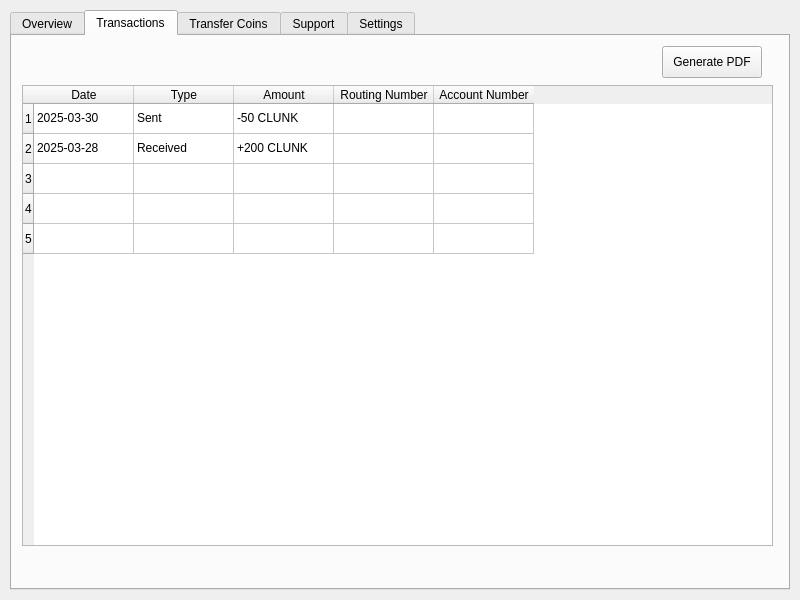
<?xml version="1.0" encoding="UTF-8"?>
<ui version="4.0">
 <class>WalletWindow</class>
 <widget class="QMainWindow" name="WalletWindow">
  <property name="geometry">
   <rect>
    <x>0</x>
    <y>0</y>
    <width>800</width>
    <height>600</height>
   </rect>
  </property>
  <property name="windowTitle">
   <string>ClunkCoin Wallet</string>
  </property>
  <widget class="QWidget" name="centralwidget">
   <widget class="QTabWidget" name="tabWidget">
    <property name="geometry">
     <rect>
      <x>10</x>
      <y>10</y>
      <width>780</width>
      <height>580</height>
     </rect>
    </property>
    <property name="currentIndex">
     <number>1</number>
    </property>
    <widget class="QWidget" name="tabOverview">
     <attribute name="title">
      <string>Overview</string>
     </attribute>
     <widget class="QLabel" name="labelBalance">
      <property name="geometry">
       <rect>
        <x>20</x>
        <y>20</y>
        <width>200</width>
        <height>30</height>
       </rect>
      </property>
      <property name="text">
       <string>Balance: 1250 CLUNK</string>
      </property>
     </widget>
     <widget class="QTableWidget" name="tableRecentTransactions">
      <property name="geometry">
       <rect>
        <x>20</x>
        <y>70</y>
        <width>740</width>
        <height>400</height>
       </rect>
      </property>
     </widget>
    </widget>
    <widget class="QWidget" name="tabTransactions">
     <attribute name="title">
      <string>Transactions</string>
     </attribute>
     <widget class="QTableWidget" name="tableTransactions">
      <property name="geometry">
       <rect>
        <x>10</x>
        <y>49</y>
        <width>751</width>
        <height>461</height>
       </rect>
      </property>
      <property name="rowCount">
       <number>5</number>
      </property>
      <property name="columnCount">
       <number>5</number>
      </property>
      <row/>
      <row/>
      <row/>
      <row/>
      <row/>
      <column>
       <property name="text">
        <string>Date</string>
       </property>
      </column>
      <column>
       <property name="text">
        <string>Type</string>
       </property>
      </column>
      <column>
       <property name="text">
        <string>Amount</string>
       </property>
      </column>
      <column>
       <property name="text">
        <string>Routing Number</string>
       </property>
      </column>
      <column>
       <property name="text">
        <string>Account Number</string>
       </property>
      </column>
      <item row="0" column="0">
       <property name="text">
        <string>2025-03-30</string>
       </property>
      </item>
      <item row="0" column="1">
       <property name="text">
        <string>Sent</string>
       </property>
      </item>
      <item row="0" column="2">
       <property name="text">
        <string>-50 CLUNK</string>
       </property>
      </item>
      <item row="1" column="0">
       <property name="text">
        <string>2025-03-28</string>
       </property>
      </item>
      <item row="1" column="1">
       <property name="text">
        <string>Received</string>
       </property>
      </item>
      <item row="1" column="2">
       <property name="text">
        <string>+200 CLUNK</string>
       </property>
      </item>
     </widget>
     <widget class="QPushButton" name="generatePdfButton">
      <property name="geometry">
       <rect>
        <x>650</x>
        <y>10</y>
        <width>100</width>
        <height>32</height>
       </rect>
      </property>
      <property name="text">
       <string>Generate PDF</string>
      </property>
     </widget>
    </widget>
    <widget class="QWidget" name="tabTransfer">
     <attribute name="title">
      <string>Transfer Coins</string>
     </attribute>
     <widget class="QLabel" name="labelAccount">
      <property name="geometry">
       <rect>
        <x>0</x>
        <y>0</y>
        <width>105</width>
        <height>16</height>
       </rect>
      </property>
      <property name="text">
       <string>Account Number:</string>
      </property>
     </widget>
     <widget class="QLineEdit" name="inputAccount">
      <property name="geometry">
       <rect>
        <x>0</x>
        <y>20</y>
        <width>125</width>
        <height>21</height>
       </rect>
      </property>
     </widget>
     <widget class="QLabel" name="labelRouting">
      <property name="geometry">
       <rect>
        <x>0</x>
        <y>40</y>
        <width>102</width>
        <height>16</height>
       </rect>
      </property>
      <property name="text">
       <string>Routing Number:</string>
      </property>
     </widget>
     <widget class="QLineEdit" name="inputRouting">
      <property name="geometry">
       <rect>
        <x>0</x>
        <y>60</y>
        <width>125</width>
        <height>21</height>
       </rect>
      </property>
     </widget>
     <widget class="QLabel" name="labelAmount">
      <property name="geometry">
       <rect>
        <x>0</x>
        <y>80</y>
        <width>51</width>
        <height>16</height>
       </rect>
      </property>
      <property name="text">
       <string>Amount:</string>
      </property>
     </widget>
     <widget class="QLineEdit" name="inputAmount">
      <property name="geometry">
       <rect>
        <x>0</x>
        <y>100</y>
        <width>125</width>
        <height>21</height>
       </rect>
      </property>
     </widget>
     <widget class="QPushButton" name="buttonSend">
      <property name="geometry">
       <rect>
        <x>0</x>
        <y>120</y>
        <width>61</width>
        <height>32</height>
       </rect>
      </property>
      <property name="text">
       <string>Send</string>
      </property>
     </widget>
     <widget class="QLabel" name="labelYourAccount">
      <property name="geometry">
       <rect>
        <x>0</x>
        <y>160</y>
        <width>136</width>
        <height>16</height>
       </rect>
      </property>
      <property name="text">
       <string>Your Account Number:</string>
      </property>
     </widget>
     <widget class="QLineEdit" name="inputYourAccount">
      <property name="geometry">
       <rect>
        <x>0</x>
        <y>190</y>
        <width>125</width>
        <height>21</height>
       </rect>
      </property>
      <property name="readOnly">
       <bool>true</bool>
      </property>
     </widget>
     <widget class="QPushButton" name="buttonCopyDetails">
      <property name="geometry">
       <rect>
        <x>0</x>
        <y>210</y>
        <width>106</width>
        <height>32</height>
       </rect>
      </property>
      <property name="text">
       <string>Copy Details</string>
      </property>
     </widget>
    </widget>
    <widget class="QWidget" name="tabSupport">
     <attribute name="title">
      <string>Support</string>
     </attribute>
     <widget class="QLabel" name="labelHelp">
      <property name="geometry">
       <rect>
        <x>0</x>
        <y>0</y>
        <width>295</width>
        <height>16</height>
       </rect>
      </property>
      <property name="text">
       <string>If you need help, contact support@clunkcoin.com</string>
      </property>
     </widget>
    </widget>
    <widget class="QWidget" name="tabSettings">
     <attribute name="title">
      <string>Settings</string>
     </attribute>
     <widget class="QPushButton" name="buttonChangePassword">
      <property name="geometry">
       <rect>
        <x>0</x>
        <y>0</y>
        <width>138</width>
        <height>32</height>
       </rect>
      </property>
      <property name="text">
       <string>Change Password</string>
      </property>
     </widget>
     <widget class="QPushButton" name="buttonExportKeys">
      <property name="geometry">
       <rect>
        <x>0</x>
        <y>0</y>
        <width>147</width>
        <height>32</height>
       </rect>
      </property>
      <property name="text">
       <string>Export Private Keys</string>
      </property>
     </widget>
    </widget>
   </widget>
  </widget>
 </widget>
 <resources/>
 <connections/>
</ui>
